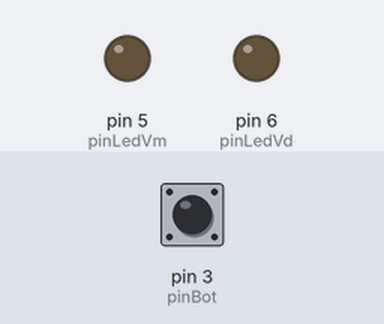
This sketch was run on a simulated Arduino Uno, built with avr-gcc and run on an emulated ATmega328P. Parts: output pins drawn as LEDs (lit = HIGH). The inputs (shaded band) are chosen by the test bench; at power-on: pin 3 (pinBot) HIGH.

Above: at 1.2 s.
1.3 s: pin 3 (pinBot) pulled LOW for 0.15 s
At 2.2 s:
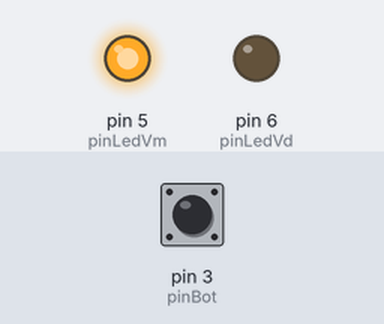
4.4 s: pin 3 (pinBot) pulled LOW for 1 s
At 4.4 s:
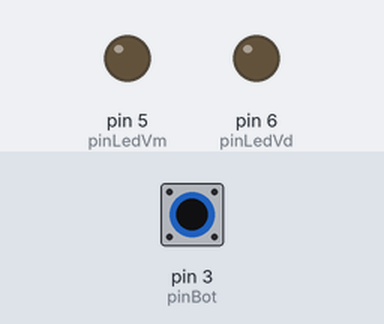
6.9 s: pin 3 (pinBot) pulled LOW for 3.2 s
At 7.8 s:
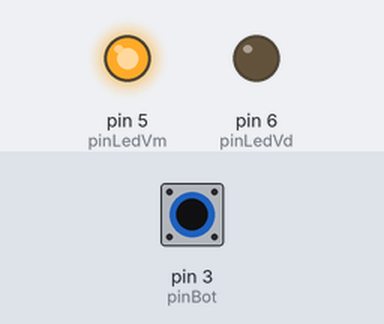
Timing chart, 0 to 17.6 s (numbered marks = the images above; inputs shaded):
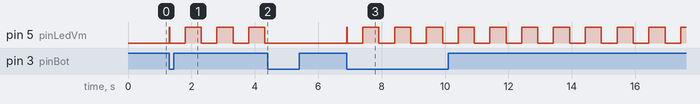

Measured:
- after the input at 1.3 s, pin 5 (pinLedVm): LOW → HIGH at once, then repeats every 1.0 s: LOW 0.49 s, HIGH 0.51 s
- after the input at 4.4 s, pin 5 (pinLedVm): stops changing and stays LOW
- after the input at 6.9 s, pin 5 (pinLedVm): LOW → HIGH at once, then repeats every 1.0 s: LOW 0.49 s, HIGH 0.51 s

The sketch:

Aula_10_Delay_Millius.ino
```cpp
 //Delay and Millis
 #define pinLedVd 6
 #define pinLedVm 5
 #define pinBot 3

 boolean estadoBot = true;
 boolean estAntBot = true;
 boolean estPisca  = false;

 unsigned long delay1 = 0;

 void setup() {
  pinMode (pinLedVd, OUTPUT);
  pinMode (pinLedVm, OUTPUT);
  pinMode (pinBot, INPUT_PULLUP);
}

void loop() {
  // Delay tempo
  // Millis
  estadoBot = digitalRead(pinBot);
  if (!estadoBot && estAntBot){
    estPisca = !estPisca;
  }
  estAntBot = estadoBot;

  if (estPisca) {
    if ((millis() - delay1) >= 500){
      digitalWrite(pinLedVm, HIGH);
    }
    if ((millis() - delay1) < 500){
      digitalWrite(pinLedVm, LOW);
    }
    if ((millis() - delay1) >= 1000){
      delay1 = millis();
    }
  } else {
    digitalWrite(pinLedVm, LOW);
  }

  delay(10);
}
```
